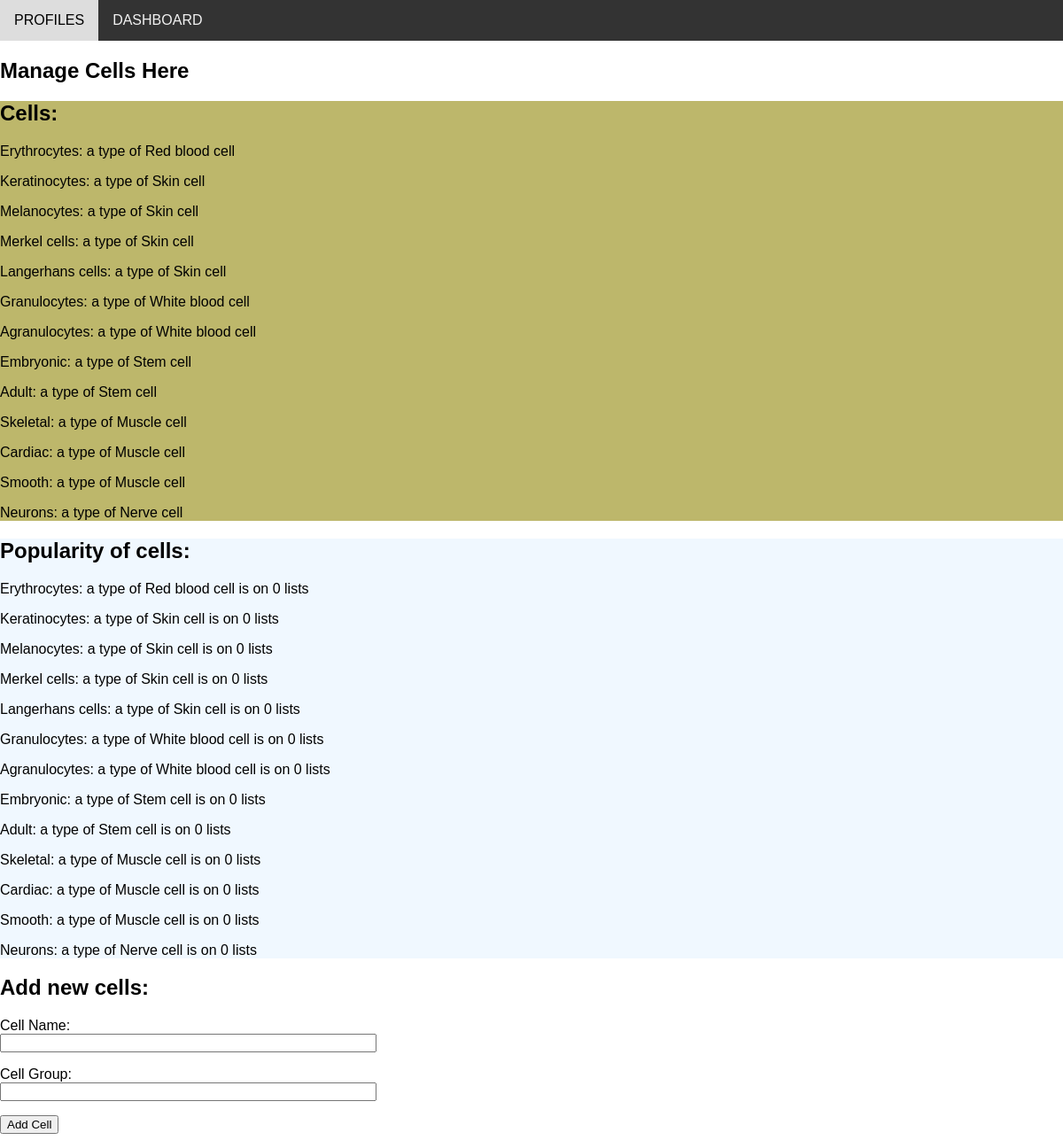
/dashboard, run on the app's committed database.
### models.py (models this page shows)
class Cell(db.Model):
  id = db.Column(db.Integer, primary_key = True)
  cellname = db.Column(db.String(50), index = True, unique = True)
  cellgroup = db.Column(db.String(50), index = True, unique = False)
  n = db.Column(db.Integer, index = False, unique = False)
  def __repr__(self):
        return "{}: a type of {}".format(self.cellname, self.cellgroup)

### routes.py (the view)
@app.route('/dashboard', methods=["GET", "POST"])
def dashboard():
  form = CellForm()
  if request.method == 'POST':
    new_cell = Cell(cellname = form.cellname.data, cellgroup = form.cellgroup.data, n = 0)
    db.session.add(new_cell)
    db.session.commit()
  else:
        flash(form.errors)
  unpopular_cells = Cell.query.order_by(Cell.n)
  cells = Cell.query.all()
  return render_template('dashboard.html', cells = cells, unpopular_cells = unpopular_cells, form = form)

### routes.py
class CellForm(FlaskForm):
  cellname = StringField(label = "Cell Name:", validators=[DataRequired()])
  cellgroup = StringField(label = "Cell Group:", validators=[DataRequired()])
  submit = SubmitField("Add Cell")

### templates/dashboard.html (shortened to what this page needs)
{% extends "_base.html" %}
{% block content %}
<h2>Manage Cells Here</h2>
<div class="row">
  <div class="column" style="background-color:#BDB76B;">
    <h2>Cells:</h2>
    {% for cell in cells %}
        <p>{{cell}}</p>
    {% endfor %}
  </div>
  <div class="column" style="background-color:#F0F8FF;">
    <h2>Popularity of cells:</h2>
    {% for cell in unpopular_cells %}
        <p>{{cell}} is on {{cell.n}} lists</p>
    {% endfor %}
  </div>
</div>
<div class="formwrapper">
  <h2 class="cellname">Add new cells:</h2>
  <form action="" method="post" novalidate>
        <p>
            {{ form.cellname.label }}<br>
            {{ form.cellname(size=50) }}<br>
        </p>
        <p>
            {{ form.cellgroup.label }}<br>
            {{ form.cellgroup(size=50) }}<br>
        </p>
        <p>{{ form.submit() }}</p>
    </form>
</div>
{% endblock %}

### templates/_base.html (shortened to what this page needs)
<html>
    <head>
      <link rel="stylesheet" type = "text/css" href="/static/my_style.css">
    </head>
    <body>
      <div class="topnav">
          <a href="/profiles">PROFILES</a>
          <a href="/dashboard">DASHBOARD</a>
      </div>
        {% block content %}{% endblock %}
    </body>
</html>

### static/my_style.css (style rules this page uses)
* { box-sizing: border-box; font-family: Arial, Helvetica, sans-serif; }
body { margin: 0; font-family: Arial, Helvetica, sans-serif; }
.topnav { overflow: hidden; background-color: #333; }
.topnav a { float: left; display: block; color: #f2f2f2; text-align: center; padding: 14px 16px; text-decoration: none; }

### data on the page
Cell: cellname+cellgroup "Erythrocytes: a type of Red blood cell", n "0"
Cell: cellname+cellgroup "Keratinocytes: a type of Skin cell", n "0"
Cell: cellname+cellgroup "Melanocytes: a type of Skin cell", n "0"
Cell: cellname+cellgroup "Merkel cells: a type of Skin cell", n "0"
Cell: cellname+cellgroup "Langerhans cells: a type of Skin cell", n "0"
Cell: cellname+cellgroup "Granulocytes: a type of White blood cell", n "0"
Cell: cellname+cellgroup "Agranulocytes: a type of White blood cell", n "0"
Cell: cellname+cellgroup "Embryonic: a type of Stem cell", n "0"
Cell: cellname+cellgroup "Adult: a type of Stem cell", n "0"
Cell: cellname+cellgroup "Skeletal: a type of Muscle cell", n "0"
Cell: cellname+cellgroup "Cardiac: a type of Muscle cell", n "0"
Cell: cellname+cellgroup "Smooth: a type of Muscle cell", n "0"
Cell: cellname+cellgroup "Neurons: a type of Nerve cell", n "0"
